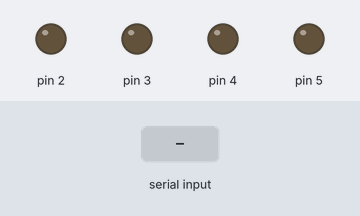
A sketch run on a simulated Arduino Uno, built with avr-gcc and run on an emulated ATmega328P. On the bench: output pins drawn as LEDs (lit = HIGH). The test bench sets the inputs (shaded band).

Above: at 1.2 s.
1.3 s: "f" received over Serial
At 2.0 s:
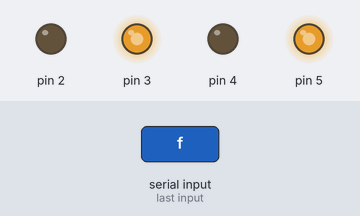
2.8 s: "l" received over Serial
At 3.1 s:
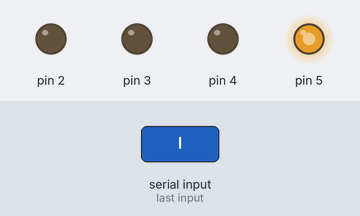
4.3 s: "r" received over Serial
At 5.5 s:
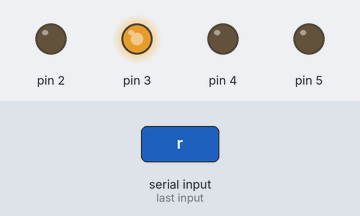
5.8 s: "b" received over Serial
At 6.6 s:
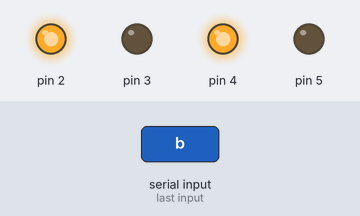
Timing chart, 0 to 8.3 s (numbered marks = the images above; inputs shaded):
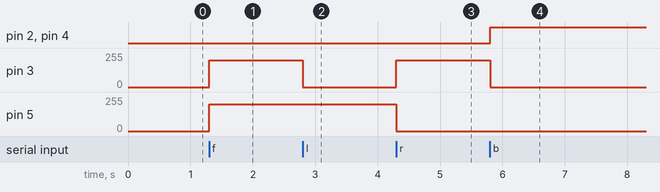

The sketch:

command_lane_follower.ino
```cpp
char message;
void setup() {
  // put your setup code here, to run once:
  pinMode (2, OUTPUT);
  pinMode (3, OUTPUT);
  pinMode (4, OUTPUT);
  pinMode (5, OUTPUT);

  Serial.begin (9600);
  Serial.flush ();
}

void loop() {
  // put your main code here, to run repeatedly:
  if(Serial.available() > 0) {
    message = Serial.read();
  }
  if (message == 'f') {
    digitalWrite (2, LOW);
    analogWrite (3, 200);
    digitalWrite (4, LOW);
    analogWrite (5, 200);
  }
  if (message == 'l') {
    digitalWrite (2, LOW);
    analogWrite (3, 0);
    digitalWrite (4, LOW);
    analogWrite (5, 200);
  }
  if (message == 'r') {
    digitalWrite (2, LOW);
    analogWrite (3, 200);
    digitalWrite (4, LOW);
    analogWrite (5, 0);
  }
  if (message == 's') {
    digitalWrite (2, LOW);
    analogWrite (3, 0);
    digitalWrite (4, LOW);
    analogWrite (5, 0);
  }
  if (message == 'b') {
    digitalWrite (2, HIGH);
    analogWrite (3, 0);
    digitalWrite (4, HIGH);
    analogWrite (5, 0);
  }
}
```

Measured:
- after the input at 1.3 s, pin 3, pin 5: 0/255 → 200/255 at once
- after the input at 2.8 s, pin 3: 200/255 → 0/255 at once
- after the input at 4.3 s, pin 3: 0/255 → 200/255 at once; pin 5: 200/255 → 0/255 at once
- after the input at 5.8 s, pin 2, pin 4: LOW → HIGH at once; pin 3: 200/255 → 0/255 at once
